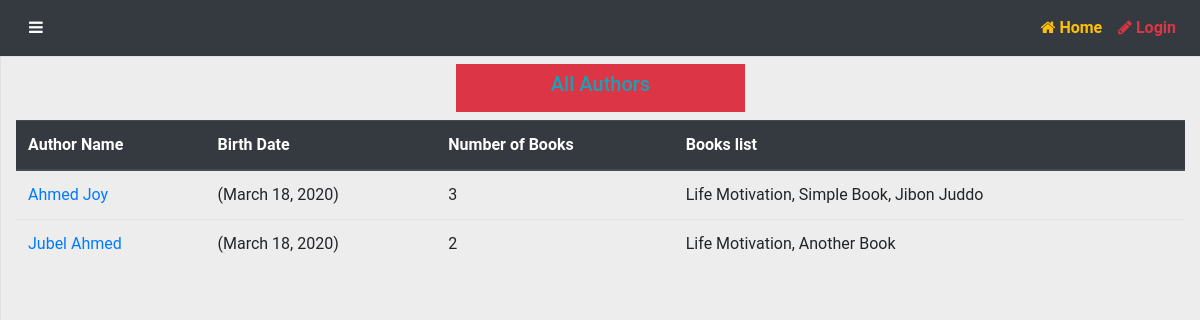
The app's page /catalog/authors/, older data.
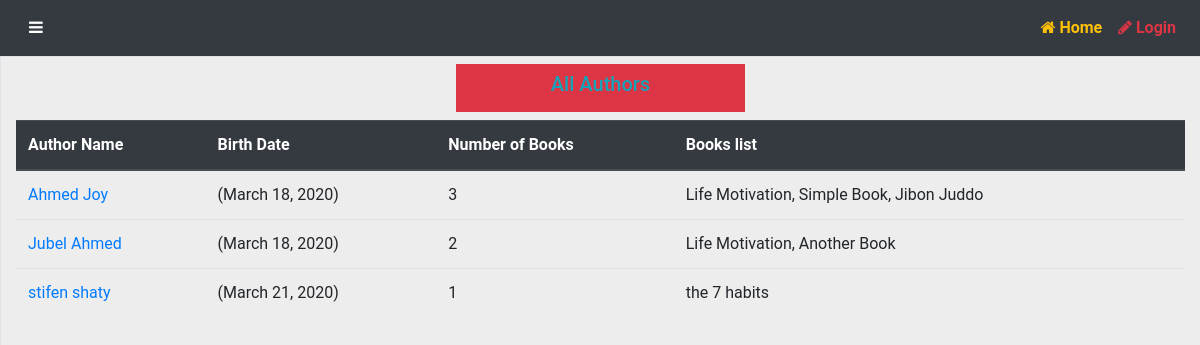
The same page, newer data.
### catalog/models.py (models this page shows, shortened)
class Author(models.Model):
    first_name = models.CharField(max_length=100)
    last_name = models.CharField(max_length=100)
    date_of_birth = models.DateField(null=True, blank=True)
    date_of_death = models.DateField('Died', null=True, blank=True)
    class Meta:
        ordering=['last_name','first_name']
    def get_absolute_url(self):
        return reverse('author-detail',args=[str(self.id)])
    def show_all_books(self):
        return ', '.join(book.title for book in self.book_set.all()[:3])

class Book(models.Model):
    title = models.CharField(max_length=200)
    author = models.ManyToManyField('Author')
    language = models.ForeignKey('Language',on_delete=models.SET_NULL,null=True)
    summery = models.TextField(help_text='Enter a brief description of the book')
    isbn = models.CharField('ISBN', max_length=13, help_text='13 Character <a href="https://www.isbn-international.org/content/what-isbn">ISBN number</a>')
    genre = models.ManyToManyField(Genre,help_text='Select a genre for this book')
    book_added_date = models.DateTimeField(auto_now_add=True)
    def display_genre(self):
        return ', '.join(genre.name for genre in self.genre.all()[:3])
    display_genre.short_description = 'Genre'
    def show_author(self):
        return ' '.join(author.first_name for author in self.author.all()[:3])
    show_author.short_description = 'Author'

### catalog/views.py (the view)
# urls.py: path('authors/',views.AuthorListView.as_view(),name='authors'),
class AuthorListView(ListView):
     model = Author
     template_name = 'books/author_list.html'
     context_object_name = 'author_list'
     def get_queryset(self):
          return Author.objects.order_by('first_name')

### catalog/templates/books/author_list.html (shortened to what this page needs)
{% extends 'base_generic.html' %}
{% load static %}
{% block content %}
    <div class="m-2 row justify-content-center">
        <div class="col-sm-3 bg-danger" ><h5 class="p-2 text-info text-center ">All Authors</h5></div>
    </div>
    <table class="table">
        <thead class="thead-dark">
          <tr>
            <th scope="col">Author Name</th>
            <th scope="col">Birth Date</th>
            <th scope="col">Number of Books</th>
            <th scope="col">Books list</th>
          </tr>
        </thead>
        <tbody>
  {% if author_list %}
    {% for author in author_list %}
          <tr>
            <td> <a href="{{ author.get_absolute_url }}">{{ author.first_name }} {{author.last_name }}</a>  </td>
            <td>({{author.date_of_birth}})</td>
            <td>{{author.book_set.all.count}}</td>
            <td>{{author.show_all_books}}</td>
          </tr>
    {% endfor %}
</tbody>
</table>
  {% else %}
    <p>There have no author .</p>
  {% endif %}
{% endblock %}

Row changes from the older to the newer data that the page shows:
added Author: first_name "stifen", last_name "shaty", date_of_birth "March 21, 2020", book_set.all.count "1", show_all_books "the 7 habits"
